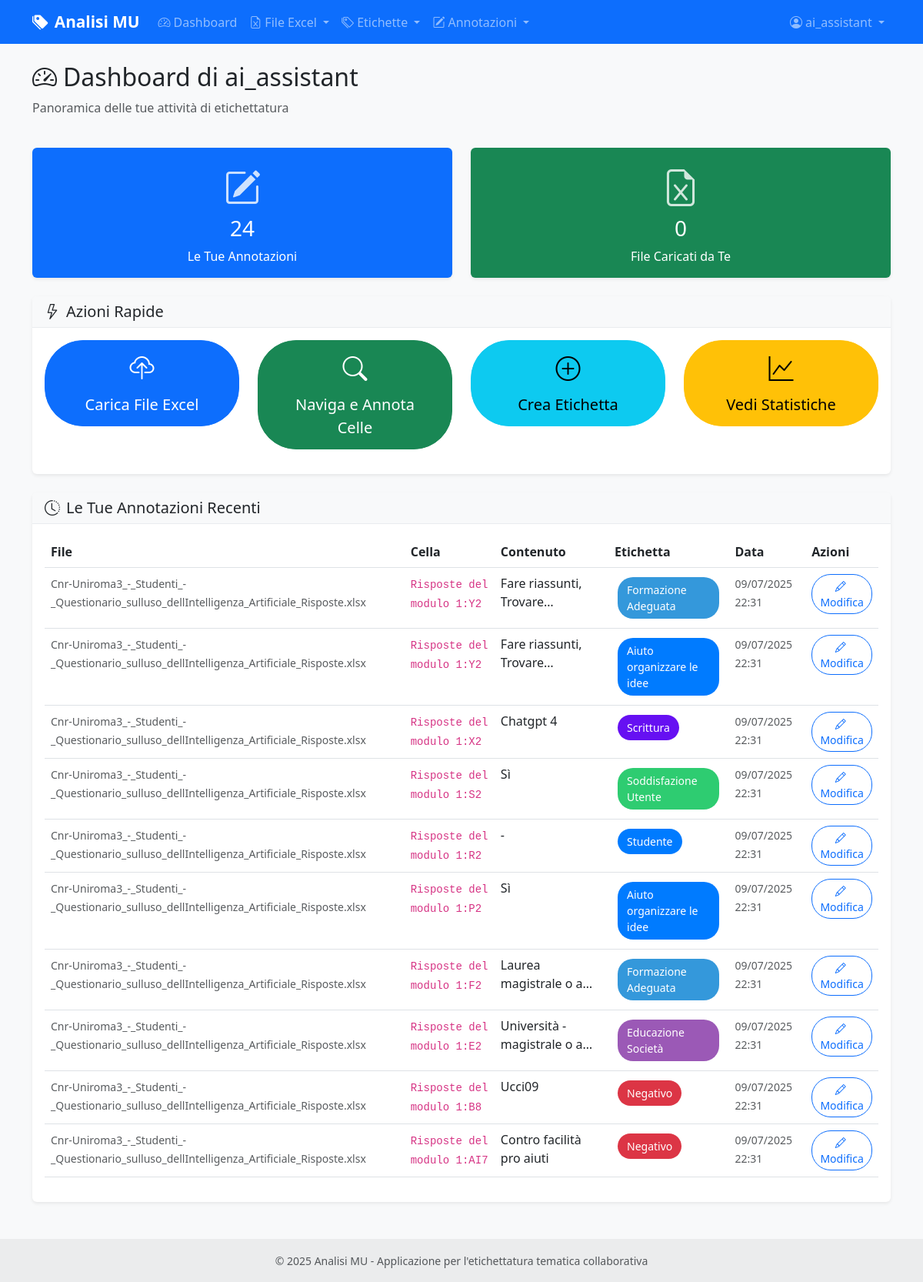
Page /dashboard (signed in) on the earlier database version.
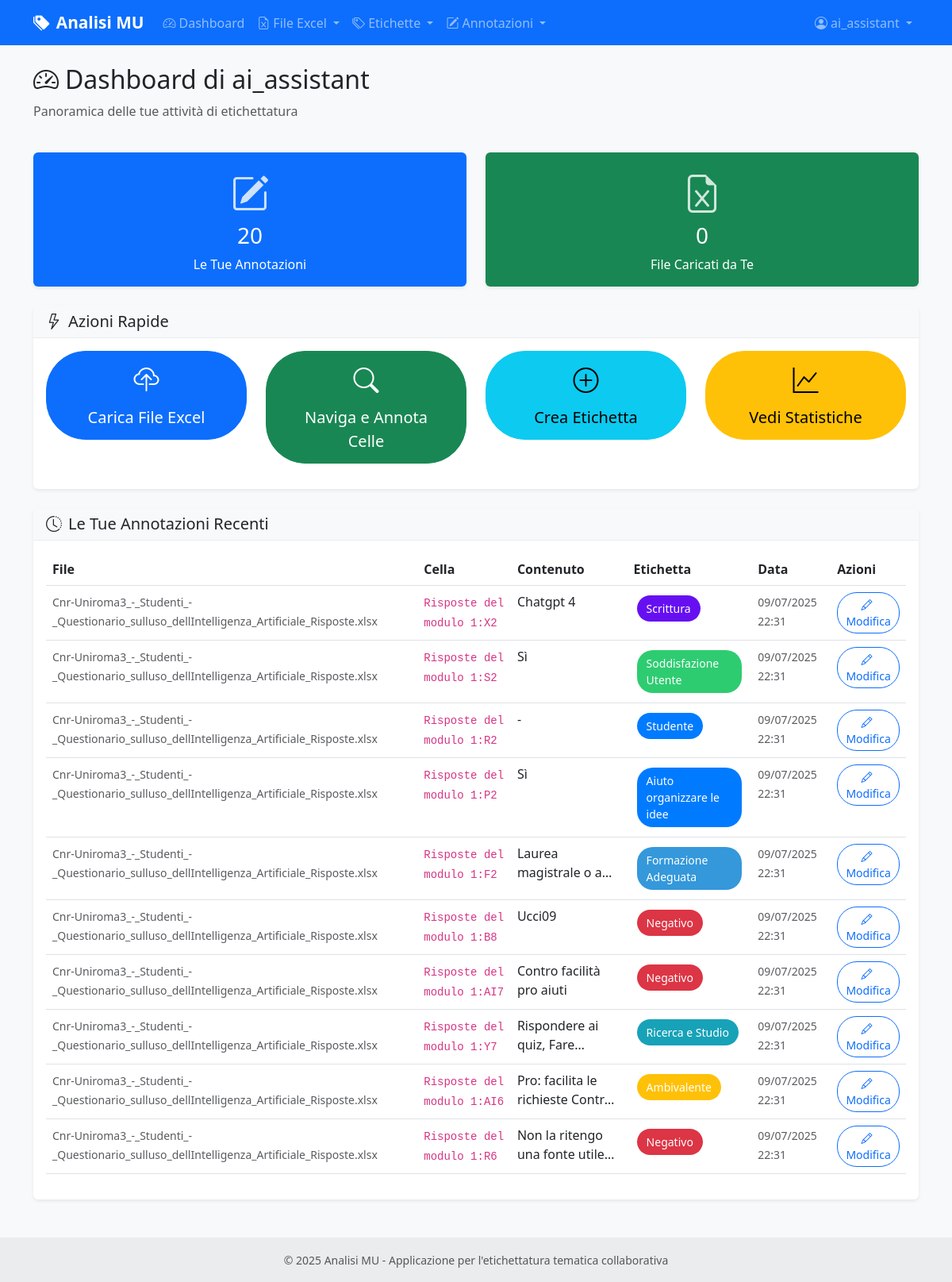
Same page on the later database version.
### models.py (models this page shows, shortened)
class User(UserMixin, db.Model):
    id = db.Column(db.Integer, primary_key=True)
    username = db.Column(db.String(80), unique=True, nullable=False)
    email = db.Column(db.String(120), unique=True, nullable=False)
    password_hash = db.Column(db.String(255), nullable=False)
    role = db.Column(db.String(20), default='annotatore')  # 'amministratore' o 'annotatore'
    is_active = db.Column(db.Boolean, default=True)
    last_login = db.Column(db.DateTime)
    created_at = db.Column(db.DateTime, default=datetime.utcnow)
    updated_at = db.Column(db.DateTime, default=datetime.utcnow, onupdate=datetime.utcnow)
    annotations = db.relationship('CellAnnotation', foreign_keys='CellAnnotation.user_id', backref='user', lazy=True, cascade='all, delete-orphan')
    def can_manage_users(self):
        return self.role == 'amministratore'

class CellAnnotation(db.Model):
    id = db.Column(db.Integer, primary_key=True)
    text_cell_id = db.Column(db.Integer, db.ForeignKey('text_cell.id'), nullable=False)
    label_id = db.Column(db.Integer, db.ForeignKey('label.id'), nullable=False)
    user_id = db.Column(db.Integer, db.ForeignKey('user.id'), nullable=False)
    created_at = db.Column(db.DateTime, default=datetime.utcnow)
    updated_at = db.Column(db.DateTime, default=datetime.utcnow, onupdate=datetime.utcnow)
    is_ai_generated = db.Column(db.Boolean, default=False)
    ai_confidence = db.Column(db.Float)  # Confidence score 0-1
    ai_model = db.Column(db.String(100))  # Modello AI utilizzato
    ai_provider = db.Column(db.String(20))  # Provider AI (ollama/openrouter)
    status = db.Column(db.String(20), default='active')  # active, pending_review, rejected
    reviewed_by = db.Column(db.Integer, db.ForeignKey('user.id'))  # Chi ha approvato/rifiutato
    reviewed_at = db.Column(db.DateTime)
    text_cell = db.relationship('TextCell', backref='annotations')
    reviewer = db.relationship('User', foreign_keys=[reviewed_by])

class ExcelFile(db.Model):
    id = db.Column(db.Integer, primary_key=True)
    filename = db.Column(db.String(255), nullable=False)
    original_filename = db.Column(db.String(255), nullable=False)
    file_path = db.Column(db.String(500), nullable=False)
    uploaded_by = db.Column(db.Integer, db.ForeignKey('user.id'), nullable=False)
    uploaded_at = db.Column(db.DateTime, default=datetime.utcnow)
    uploader = db.relationship('User', backref='uploaded_files')
    text_cells = db.relationship('TextCell', backref='excel_file', lazy=True, cascade='all, delete-orphan')

class TextCell(db.Model):
    id = db.Column(db.Integer, primary_key=True)
    excel_file_id = db.Column(db.Integer, db.ForeignKey('excel_file.id'), nullable=False)
    sheet_name = db.Column(db.String(100), nullable=False)
    row_index = db.Column(db.Integer, nullable=False)
    column_index = db.Column(db.Integer, nullable=False)
    column_name = db.Column(db.String(100))
    text_content = db.Column(db.Text, nullable=False)
    created_at = db.Column(db.DateTime, default=datetime.utcnow)
    @property
    def cell_reference(self):
        from openpyxl.utils import get_column_letter
        return f"{get_column_letter(self.column_index + 1)}{self.row_index + 1}"

class Label(db.Model):
    id = db.Column(db.Integer, primary_key=True)
    name = db.Column(db.String(100), nullable=False, unique=True)
    description = db.Column(db.Text)
    category_id = db.Column(db.Integer, db.ForeignKey('category.id'), nullable=True)
    category = db.Column(db.String(50))  # Manteniamo per compatibilità, sarà deprecato
    color = db.Column(db.String(7), default='#007bff')  # Colore HEX
    created_at = db.Column(db.DateTime, default=datetime.utcnow)
    updated_at = db.Column(db.DateTime, default=datetime.utcnow, onupdate=datetime.utcnow)
    annotations = db.relationship('CellAnnotation', backref='label', lazy=True, cascade='all, delete-orphan')
    category_obj = db.relationship('Category', foreign_keys=[category_id], back_populates='labels')

### routes/main.py (the view)
@main_bp.route('/dashboard')
@login_required
def dashboard():
    user_stats = {
        'my_annotations': CellAnnotation.query.filter_by(user_id=current_user.id).count(),
        'my_files': ExcelFile.query.filter_by(uploaded_by=current_user.id).count(),
    }
    recent_annotations = db.session.query(CellAnnotation, TextCell, Label)\
        .join(TextCell)\
        .join(Label)\
        .filter(CellAnnotation.user_id == current_user.id)\
        .order_by(CellAnnotation.created_at.desc())\
        .limit(10)\
        .all()
    return render_template('main/dashboard.html',
                         user_stats=user_stats,
                         recent_annotations=recent_annotations)

### templates/main/dashboard.html (shortened to what this page needs)
{% extends "base.html" %}
{% block content %}
<div class="row mb-4">
    <div class="col-12">
        <h2>
            <i class="bi bi-speedometer2 me-2"></i>Dashboard di {{ current_user.username }}
        </h2>
        <p class="text-muted">Panoramica delle tue attività di etichettatura</p>
    </div>
</div>
<div class="row mb-4">
    <div class="col-md-6">
        <div class="card bg-primary text-white stat-card">
            <div class="card-body text-center">
                <i class="bi bi-pencil-square stat-icon mb-3"></i>
                <h3 class="card-title">{{ user_stats.my_annotations }}</h3>
                <p class="card-text">Le Tue Annotazioni</p>
            </div>
        </div>
    </div>
    <div class="col-md-6">
        <div class="card bg-success text-white stat-card">
            <div class="card-body text-center">
                <i class="bi bi-file-earmark-excel stat-icon mb-3"></i>
                <h3 class="card-title">{{ user_stats.my_files }}</h3>
                <p class="card-text">File Caricati da Te</p>
            </div>
        </div>
    </div>
</div>
<div class="row mb-4">
    <div class="col-12">
        <div class="card">
            <div class="card-header">
                <h5 class="mb-0">
                    <i class="bi bi-lightning me-2"></i>Azioni Rapide
                </h5>
            </div>
            <div class="card-body">
                <div class="row">
                    <div class="col-md-3">
                        <a href="{{ url_for('excel.upload') }}" class="btn btn-primary btn-lg w-100 mb-3">
                            <i class="bi bi-cloud-upload d-block mb-2" style="font-size: 2rem;"></i>
                            Carica File Excel
                        </a>
                    </div>
                    <div class="col-md-3">
                        <a href="{{ url_for('annotation.browse_annotations') }}" class="btn btn-success btn-lg w-100 mb-3">
                            <i class="bi bi-search d-block mb-2" style="font-size: 2rem;"></i>
                            Naviga e Annota Celle
                        </a>
                    </div>
                    <div class="col-md-3">
                        <a href="{{ url_for('labels.create_label') }}" class="btn btn-info btn-lg w-100 mb-3">
                            <i class="bi bi-plus-circle d-block mb-2" style="font-size: 2rem;"></i>
                            Crea Etichetta
                        </a>
                    </div>
                    <div class="col-md-3">
                        <a href="{{ url_for('statistics.overview') }}" class="btn btn-warning btn-lg w-100 mb-3">
                            <i class="bi bi-graph-up d-block mb-2" style="font-size: 2rem;"></i>
                            Vedi Statistiche
                        </a>
                    </div>
                </div>
            </div>
        </div>
    </div>
</div>
<div class="row">
    <div class="col-12">
        <div class="card">
            <div class="card-header">
                <h5 class="mb-0">
                    <i class="bi bi-clock-history me-2"></i>Le Tue Annotazioni Recenti
                </h5>
            </div>
            <div class="card-body">
                {% if recent_annotations %}
                <div class="table-responsive">
                    <table class="table table-hover">
                        <thead>
                            <tr>
                                <th>File</th>
                                <th>Cella</th>
                                <th>Contenuto</th>
                                <th>Etichetta</th>
                                <th>Data</th>
                                <th>Azioni</th>
                            </tr>
                        </thead>
                        <tbody>
                            {% for annotation, cell, label in recent_annotations %}
                            <tr>
                                <td>
                                    <small class="text-muted">{{ cell.excel_file.original_filename }}</small>
                                </td>
                                <td>
                                    <code>{{ cell.sheet_name }}:{{ cell.cell_reference }}</code>
                                </td>
                                <td>
                                    <div class="text-truncate-2" style="max-width: 200px;" title="{{ cell.text_content }}">
                                        {{ cell.text_content }}
                                    </div>
                                </td>
                                <td>
                                    <span class="label-display" style="background-color: {{ label.color }};">
                                        {{ label.name }}
                                    </span>
                                </td>
                                <td>
                                    <small class="text-muted">{{ annotation.created_at.strftime('%d/%m/%Y %H:%M') }}</small>
                                </td>
                                <td>
                                    <a href="{{ url_for('annotation.annotate_cell', cell_id=cell.id) }}"
                                       class="btn btn-sm btn-outline-primary">
                                        <i class="bi bi-pencil me-1"></i>Modifica
                                    </a>
                                </td>
                            </tr>
                            {% endfor %}
                        </tbody>
                    </table>
                </div>
                {% endif %}
            </div>
        </div>
    </div>
</div>
{% endblock %}

### templates/base.html (shortened to what this page needs)
<!DOCTYPE html>
<html lang="it">
<head>
    <link href="https://cdn.jsdelivr.net/npm/bootstrap@5.3.0/dist/css/bootstrap.min.css" rel="stylesheet">
    <link href="https://cdn.jsdelivr.net/npm/bootstrap-icons@1.10.0/font/bootstrap-icons.css" rel="stylesheet">
    <link href="{{ url_for('static', filename='css/style.css') }}" rel="stylesheet">
</head>
<body>
    <nav class="navbar navbar-expand-lg navbar-dark bg-primary">
        <div class="container">
            <a class="navbar-brand" href="{{ url_for('main.index') }}">
                <i class="bi bi-tags-fill me-2"></i>Analisi MU
            </a>
            <div class="collapse navbar-collapse" id="navbarNav">
                <ul class="navbar-nav me-auto">
                    {% if current_user.is_authenticated %}
                    <li class="nav-item">
                        <a class="nav-link" href="{{ url_for('main.dashboard') }}">
                            <i class="bi bi-speedometer2 me-1"></i>Dashboard
                        </a>
                    </li>
                    <li class="nav-item dropdown">
                        <a class="nav-link dropdown-toggle" href="#" id="excelDropdown" role="button" data-bs-toggle="dropdown">
                            <i class="bi bi-file-earmark-excel me-1"></i>File Excel
                        </a>
                    </li>
                    <li class="nav-item dropdown">
                        <a class="nav-link dropdown-toggle" href="#" id="labelsDropdown" role="button" data-bs-toggle="dropdown">
                            <i class="bi bi-tags me-1"></i>Etichette
                        </a>
                    </li>
                    <li class="nav-item dropdown">
                        <a class="nav-link dropdown-toggle" href="#" id="annotationDropdown" role="button" data-bs-toggle="dropdown">
                            <i class="bi bi-pencil-square me-1"></i>Annotazioni
                        </a>
                    </li>
                    {% endif %}
                </ul>
                <ul class="navbar-nav">
                    {% if current_user.is_authenticated %}
                    <li class="nav-item dropdown">
                        <a class="nav-link dropdown-toggle" href="#" id="userDropdown" role="button" data-bs-toggle="dropdown">
                            <i class="bi bi-person-circle me-1"></i>{{ current_user.username }}
                        </a>
                    </li>
                    {% endif %}
                </ul>
            </div>
        </div>
    </nav>
    <main class="container my-4">
        {% block content %}{% endblock %}
    </main>
    <footer class="bg-light text-center text-lg-start mt-5">
        <div class="text-center p-3" style="background-color: rgba(0, 0, 0, 0.05);">
            <small class="text-muted">
                © 2025 Analisi MU - Applicazione per l'etichettatura tematica collaborativa
            </small>
        </div>
    </footer>
</body>
</html>

### static/css/style.css (style rules this page uses)
:root { --primary-color: #007bff; --success-color: #28a745; --warning-color: #ffc107; --danger-color: #dc3545; --info-color: #17a2b8; --light-color: #f8f9fa; --dark-color: #343a40; }
body { font-family: 'Segoe UI', Tahoma, Geneva, Verdana, sans-serif; background-color: #f8f9fa; }
.navbar-brand { font-weight: 600; font-size: 1.3rem; }
.card { border: none; box-shadow: 0 0.125rem 0.25rem rgba(0, 0, 0, 0.075); transition: box-shadow 0.15s ease-in-out; }
.card-header { background-color: #f8f9fa; border-bottom: 1px solid #e9ecef; font-weight: 600; }
.label-display { display: inline-block; padding: 0.375rem 0.75rem; margin: 0.25rem; border-radius: 20px; font-size: 0.875rem; font-weight: 500; color: white; text-decoration: none; transition: all 0.2s ease; }
.btn { border-radius: 50px; font-weight: 500; transition: all 0.2s ease; }
.btn-sm { border-radius: 25px; }
.btn-lg { border-radius: 50px; padding: 0.75rem 2rem; }
.stat-card { transition: all 0.3s ease; }
.stat-icon { font-size: 3rem; opacity: 0.8; }
.text-truncate-2 { display: -webkit-box; -webkit-line-clamp: 2; -webkit-box-orient: vertical; overflow: hidden; }

Differences in the rows shown:
removed CellAnnotation: excel_file.original_filename "Cnr-Uniroma3_-_Studenti_-_Questionario_sulluso_dellIntelligenza_Artificiale_Risposte.xlsx", sheet_name "Risposte del modulo 1", cell_reference "Y2", text_content "Fare riassunti,…", name "Formazione Adeguata", created_at "09/07/2025 22:31"
removed CellAnnotation: excel_file.original_filename "Cnr-Uniroma3_-_Studenti_-_Questionario_sulluso_dellIntelligenza_Artificiale_Risposte.xlsx", sheet_name "Risposte del modulo 1", cell_reference "Y2", text_content "Fare riassunti,…", name "Aiuto organizzare le idee", created_at "09/07/2025 22:31"
removed CellAnnotation: excel_file.original_filename "Cnr-Uniroma3_-_Studenti_-_Questionario_sulluso_dellIntelligenza_Artificiale_Risposte.xlsx", sheet_name "Risposte del modulo 1", cell_reference "E2", text_content "Università - magistrale o…", name "Educazione Società", created_at "09/07/2025 22:31"
now on this page (row unchanged): CellAnnotation: excel_file.original_filename "Cnr-Uniroma3_-_Studenti_-_Questionario_sulluso_dellIntelligenza_Artificiale_Risposte.xlsx", sheet_name "Risposte del modulo 1", cell_reference "Y7", text_content "Rispondere ai quiz,…", name "Ricerca e Studio", created_at "09/07/2025 22:31"
now on this page (row unchanged): CellAnnotation: excel_file.original_filename "Cnr-Uniroma3_-_Studenti_-_Questionario_sulluso_dellIntelligenza_Artificiale_Risposte.xlsx", sheet_name "Risposte del modulo 1", cell_reference "AI6", text_content "Pro: facilita le richieste…", name "Ambivalente", created_at "09/07/2025 22:31"
now on this page (row unchanged): CellAnnotation: excel_file.original_filename "Cnr-Uniroma3_-_Studenti_-_Questionario_sulluso_dellIntelligenza_Artificiale_Risposte.xlsx", sheet_name "Risposte del modulo 1", cell_reference "R6", text_content "Non la ritengo una fonte…", name "Negativo", created_at "09/07/2025 22:31"
Other differences:
{{ user_stats.my_annotations }}: "24" → "20"
